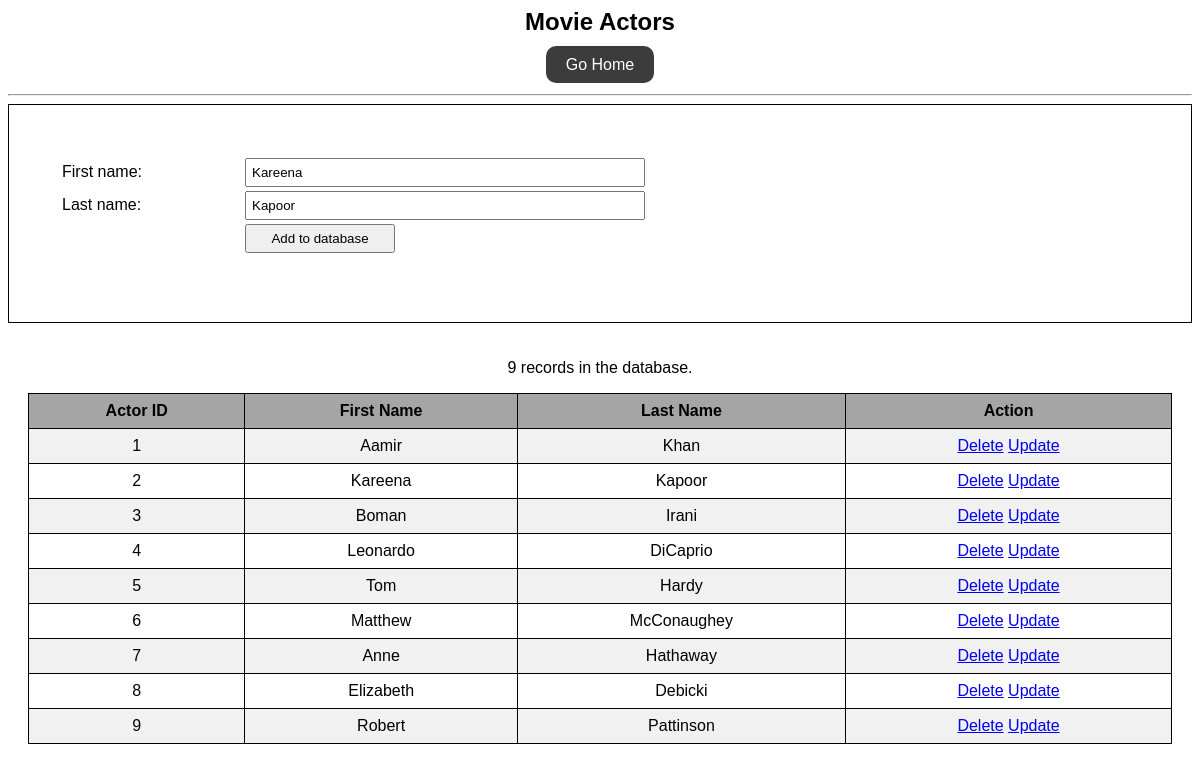
Screenshot of /movieActors.php?edit=2 with the database file from the repository.
### tables this page shows
CREATE TABLE `dvdactors` (
  `actorID` int(5) NOT NULL,
  `fname` varchar(20) NOT NULL,
  `lname` varchar(20) NOT NULL
);

### movieActors.php (the view, shortened to what this page needs)
<?php
include 'connection.php';
if (isset($_GET['edit'])) {
    $id = $_GET['edit'];
    $sql = "SELECT * FROM `dvdactors` WHERE actorID='$id'";
    $result = mysqli_query($conn, $sql);
    $rows = mysqli_fetch_array($result);
    $fname = $rows['fname'];
    $lname = $rows['lname'];
}
?>
<!DOCTYPE html>
<html lang="en">
<head>
</head>
<body>
    <div class="actors-body">
        <h2 class="heading">Movie Actors</h2>
        <div class="buttons">
            <a class="button" href="index.php">Go Home</a>
        </div>
        <hr>
        <div class="actors-form">
            <form action="" method="post">
                <table>
                    <tr>
                        <td>First name:</td>
                        <td><input type="text" name="fname" placeholder="First name" value="<?php echo $fname ?>"></td>
                    </tr>
                    <tr>
                        <td>Last name:</td>
                        <td><input type="text" name="lname" placeholder="Last name" value="<?php echo $lname ?>"></td>
                    </tr>
                    <tr>
                        <td></td>
                        <td><input type="submit" name="submit" value="Add to database"></td>
                    </tr>
                </table>
            </form>
        </div>
        <?php
        include 'connection.php';
        ?>
        <div class="allActors">
            <?php
            $sql = "SELECT COUNT(`actorID`) as num FROM dvdactors";
            $result = mysqli_query($conn, $sql);
            $rows = mysqli_fetch_array($result);
            ?>
            <p><span><?php echo $rows['num'] ?></span> records in the database.</p>
            <table>
                <tr>
                    <th>Actor ID</th>
                    <th>First Name</th>
                    <th>Last Name</th>
                    <th>Action</th>
                </tr>
                <?php
                $sql = "SELECT * FROM `dvdactors`";
                $table = 'dvdactors';
                $result = mysqli_query($conn, $sql);
                while ($rows = mysqli_fetch_array($result)) {
                ?>
                    <tr>
                        <td><?php echo $rows['actorID'] ?></td>
                        <td><?php echo $rows['fname'] ?></td>
                        <td><?php echo $rows['lname'] ?></td>
                        <td>
                            <a href="delete.php?id=<?php echo $rows['actorID'] ?>&table=<?php echo $table ?>">Delete</a>
                            <a href="movieActors.php?edit=<?php echo $rows['actorID'] ?>">Update</a>
                        </td>
                    </tr>
                <?php
                }
                ?>
            </table>
        </div>
    </div>
</body>
</html>

### movieActors.php (style rules this page uses)
* { font-family: sans-serif; }
.heading { text-align: center; }
.buttons { margin-bottom: 20px; text-align: center; }
.button { text-decoration: none; color: white; background-color: #3d3c3c; padding: 10px 20px; border-radius: 10px; margin: 5px; }
.actors-form { border: 1px solid black; padding: 50px; }
.actors-form tr td:nth-child(1) { padding-right: 100px; }
input { width: 400px; padding: 5px; }
input[type=submit] { width: 150px; }
.allActors { display: flex; align-items: center; justify-content: center; flex-direction: column; margin: 20px; }
.allActors table { font-family: arial, sans-serif; border-collapse: collapse; width: 100%; }
.allActors td, .allActors th { border: 1px solid black; text-align: left; padding: 8px; text-align: center; }
.allActors tr:nth-child(even) { background-color: #f1f1f1; }
.allActors tr:nth-child(1) { background-color: #a5a5a5; }

### rows the page displays
dvdactors: fname "Kareena", lname "Kapoor", actorID "2"
dvdactors: actorID "1", fname "Aamir", lname "Khan"
dvdactors: actorID "3", fname "Boman", lname "Irani"
dvdactors: actorID "4", fname "Leonardo", lname "DiCaprio"
dvdactors: actorID "5", fname "Tom", lname "Hardy"
dvdactors: actorID "6", fname "Matthew", lname "McConaughey"
dvdactors: actorID "7", fname "Anne", lname "Hathaway"
dvdactors: actorID "8", fname "Elizabeth", lname "Debicki"
dvdactors: actorID "9", fname "Robert", lname "Pattinson"

### other values shown
$rows['num'] "9"
